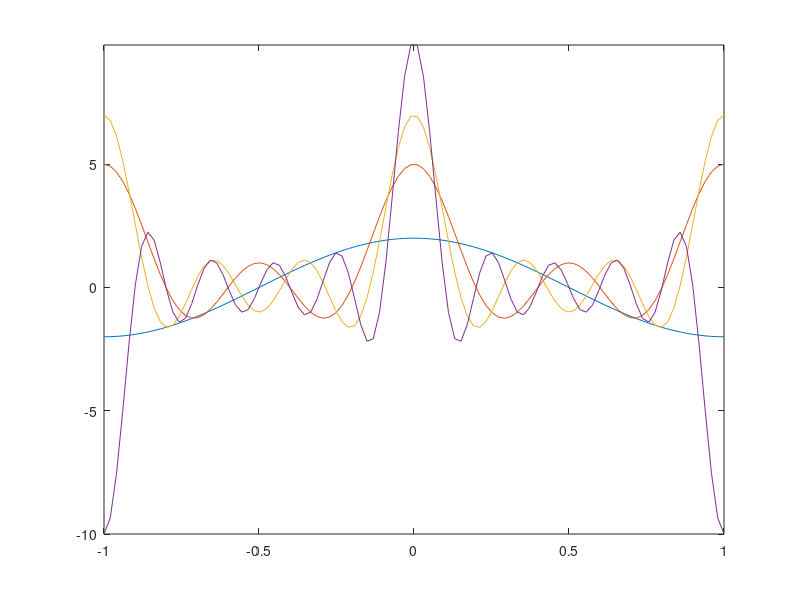
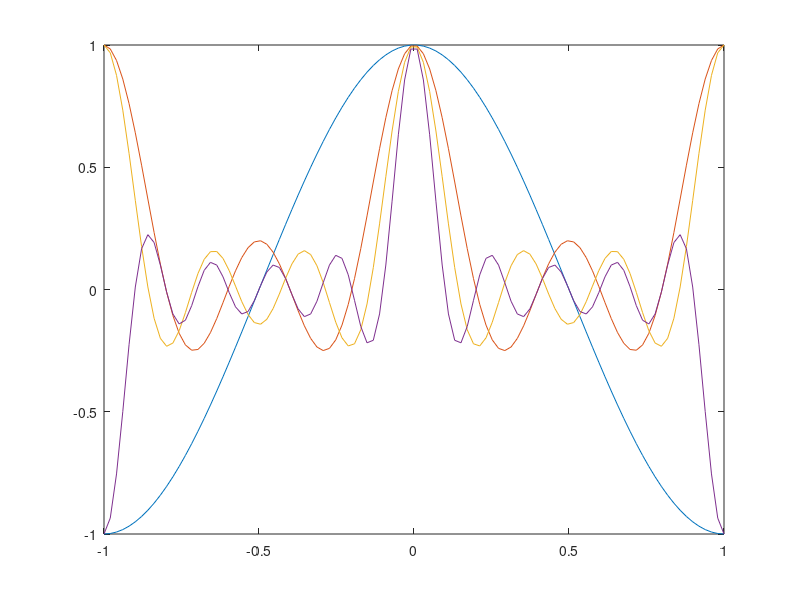

Reproduce these figures in MATLAB, in order. (Note: this script raises an error after producing the figures.)
function [] = plot_fig_DirichletKernels()
    clear all;
    close all;
    clc;
    
    %% cfg
    nVec = [2, 5, 7, 10];
    nTheta = 100;
    
    %% aux
    f_D = @(N,x) sin(N*x)./sin(x);
    
    %% sim
    thetaVec = linspace(-pi,pi,nTheta);
    res = zeros(nTheta,numel(nVec));
    resNorm = zeros(nTheta,numel(nVec));
    for n = nVec
        res(:, nVec==n) = f_D(n,thetaVec);
        resNorm(:, nVec==n) = f_D(n,thetaVec)/n;
    end
    
    %% plot
    figure;
    plot(thetaVec/pi,res);
    axis tight;
    figure;
    plot(thetaVec/pi,resNorm);
    axis tight;
    fixfig;
end

